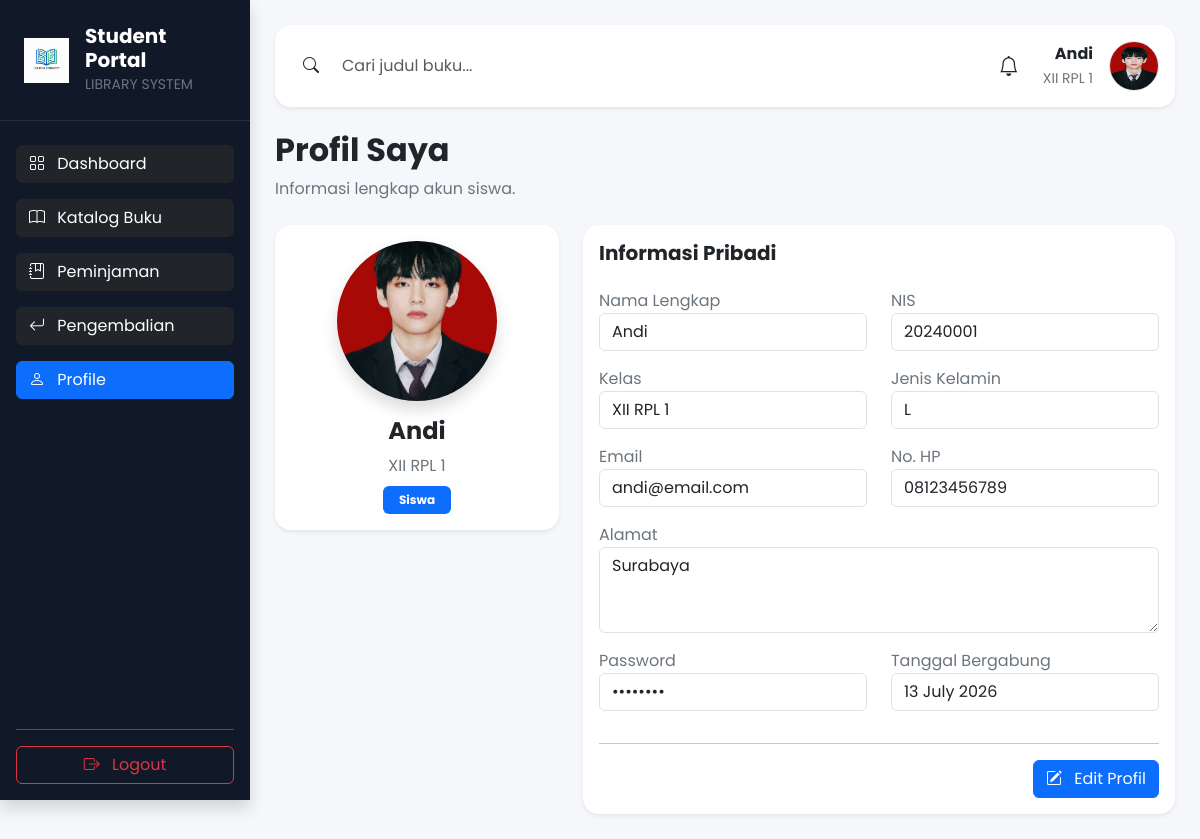
Page /siswa/profile.php (signed in) on the committed database.
### tables this page shows
CREATE TABLE `siswa` (
  `id_siswa` int(11) NOT NULL,
  `nis` varchar(20) NOT NULL,
  `nama_siswa` varchar(100) NOT NULL,
  `kelas` varchar(30) DEFAULT NULL,
  `jenis_kelamin` enum('L','P') DEFAULT NULL,
  `email` varchar(100) DEFAULT NULL,
  `no_hp` varchar(20) DEFAULT NULL,
  `alamat` text DEFAULT NULL,
  `password` varchar(255) NOT NULL,
  `foto` varchar(255) DEFAULT NULL,
  `created_at` timestamp NOT NULL DEFAULT current_timestamp()
);

### siswa/profile.php (the view, shortened to what this page needs)
<?php
include "../config/koneksi.php";
$idSiswa = $_SESSION['id'];
$query = mysqli_query($conn, "
SELECT *
FROM siswa
WHERE id_siswa='$idSiswa'
");
$data = mysqli_fetch_assoc($query);
include "../includes/header.php";
include "../includes/sidebar_siswa.php";
?>
<div
class="container-fluid"
style="
margin-left:250px;
padding:25px;
background:#F5F7FB;
min-height:100vh;
">
<?php include "../includes/navbar_siswa.php"; ?>
<div class="mb-4">
    <h2 class="fw-bold">
        Profil Saya
    </h2>
    <p class="text-secondary">
        Informasi lengkap akun siswa.
    </p>
</div>
<div class="row">
    <div class="col-lg-4">
        <div class="card border-0 shadow-sm rounded-4">
            <div class="card-body text-center">
                <?php
                if(!empty($data['foto'])){
                ?>
                <img
                src="../assets/image/siswa/<?= $data['foto']; ?>"
                class="rounded-circle shadow mb-3"
                style="width:160px;height:160px;object-fit:cover;">
                <?php
                }
                ?>
                <h4 class="fw-bold">
                    <?= $data['nama_siswa']; ?>
                </h4>
                <p class="text-secondary mb-2">
                    <?= $data['kelas']; ?>
                </p>
                <span class="badge bg-primary px-3 py-2">
                    Siswa
                </span>
            </div>
        </div>
    </div>
    <div class="col-lg-8">
        <div class="card border-0 shadow-sm rounded-4">
            <div class="card-body">
                <h5 class="fw-bold mb-4">
                    Informasi Pribadi
                </h5>
                <div class="row">
                    <div class="col-md-6 mb-3">
                        <label class="text-secondary">
                            Nama Lengkap
                        </label>
                        <input
                        type="text"
                        class="form-control"
                        value="<?= $data['nama_siswa']; ?>"
                        readonly>
                    </div>
                    <div class="col-md-6 mb-3">
                        <label class="text-secondary">
                            NIS
                        </label>
                        <input
                        type="text"
                        class="form-control"
                        value="<?= $data['nis']; ?>"
                        readonly>
                    </div>
                    <div class="col-md-6 mb-3">
                        <label class="text-secondary">
                            Kelas
                        </label>
                        <input
                        type="text"
                        class="form-control"
                        value="<?= $data['kelas']; ?>"
                        readonly>
                    </div>
                    <div class="col-md-6 mb-3">
                        <label class="text-secondary">
                            Jenis Kelamin
                        </label>
                        <input
                        type="text"
                        class="form-control"
                        value="<?= $data['jenis_kelamin']; ?>"
                        readonly>
                    </div>
                    <div class="col-md-6 mb-3">
                        <label class="text-secondary">
                            Email
                        </label>
                        <input
                        type="email"
                        class="form-control"
                        value="<?= $data['email']; ?>"
                        readonly>
                    </div>
                    <div class="col-md-6 mb-3">
                        <label class="text-secondary">
                            No. HP
                        </label>
                        <input
                        type="text"
                        class="form-control"
                        value="<?= $data['no_hp']; ?>"
                        readonly>
                    </div>
                    <div class="col-12 mb-3">
                        <label class="text-secondary">
                            Alamat
                        </label>
                        <textarea
                        class="form-control"
                        rows="3"
                        readonly><?= $data['alamat']; ?></textarea>
                    </div>
                                        <div class="col-md-6 mb-3">
                        <label class="text-secondary">
                            Password
                        </label>
                        <input
                        type="password"
                        class="form-control"
                        value="********"
                        readonly>
                    </div>
                    <div class="col-md-6 mb-3">
                        <label class="text-secondary">
                            Tanggal Bergabung
                        </label>
                        <input
                        type="text"
                        class="form-control"
                        value="<?= date('d F Y', strtotime($data['created_at'])); ?>"
                        readonly>
                    </div>
                </div>
                <hr>
                <div class="d-flex justify-content-end gap-2">
                    <a
                    href="edit_profile.php"
                    class="btn btn-primary">
                        <i class="bi bi-pencil-square me-2"></i>
                        Edit Profil
                    </a>
                </div>
            </div>
        </div>
    </div>
</div>
</div>
<?php include "../includes/footer.php"; ?>

### includes/navbar_siswa.php
<?php
$id = $_SESSION['id'];
$dataNavbar = mysqli_fetch_assoc(mysqli_query($conn,"
SELECT *
FROM siswa
WHERE id_siswa='$id'
"));
?>
<div class="card border-0 shadow-sm rounded-4 mb-4">
<div class="card-body">
<div class="d-flex justify-content-between align-items-center">
<div style="width:55%;">
<div class="input-group">
<span class="input-group-text bg-white border-0">
<i class="bi bi-search"></i>
</span>
<input
type="text"
class="form-control border-0"
placeholder="Cari judul buku...">
</div>
</div>
<div class="d-flex align-items-center">
<i class="bi bi-bell fs-5 me-4"></i>
<div class="text-end me-3">
<div class="fw-bold">
<?= $dataNavbar['nama_siswa']; ?>
</div>
<small class="text-secondary">
<?= $dataNavbar['kelas']; ?>
</small>
</div>
<img
src="../assets/image/siswa/<?= $dataNavbar['foto']; ?>"
width="50"
height="50"
class="rounded-circle border">
</div>
</div>
</div>
</div>

### rows in the picture
siswa: nama_siswa "Andi", kelas "XII RPL 1", foto (picture), nis "20240001", jenis_kelamin "L", email "andi@email.com", no_hp "08123456789", alamat "Surabaya", created_at "13 July 2026"
